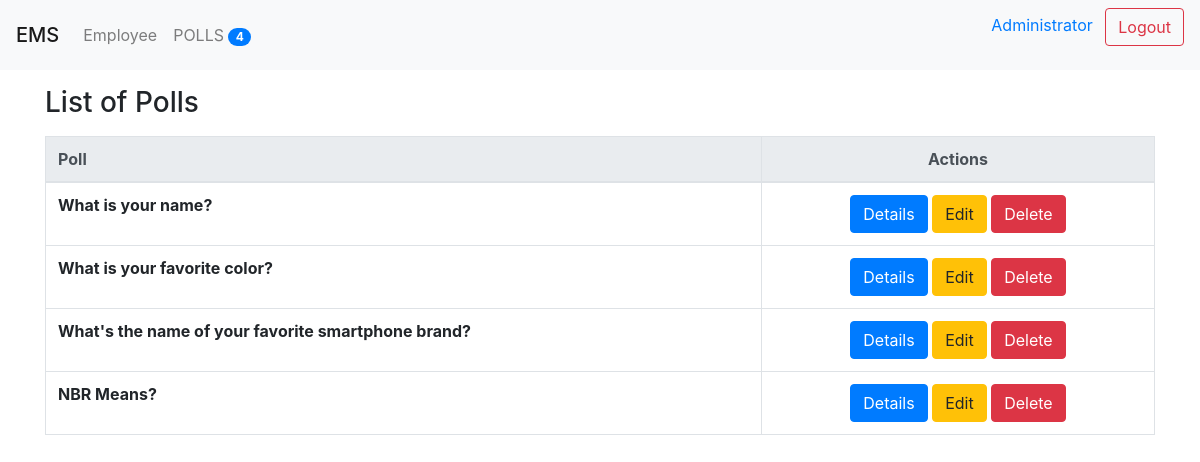
The app's page /polls/list/ (signed in) with its own data.
### poll/models.py (models this page shows, shortened)
class Question(models.Model):
    title       = models.TextField(null=True, blank=True)
    status      = models.CharField(default = 'inactive', max_length = 10)
    created_by  = models.ForeignKey(User, null=True, blank=True, on_delete=models.CASCADE)
    start_date  = models.DateTimeField(null=True, blank=True)
    end_date    = models.DateTimeField(null=True, blank=True)
    created_at  = models.DateTimeField(auto_now_add=True)
    updated_at  = models.DateTimeField(auto_now=True)

### poll/views.py (the view)
# urls.py: path('list/', index, name='polls_list'),
@login_required(login_url="/login/")
def index(request):
    context = {}
    questions = Question.objects.all()
    context['title'] = 'Polls'
    context['questions'] = questions
    return render(request, 'polls/index.html', context)

### poll/context_processor.py (called while the page is built)
def polls_count(request):
    count = Question.objects.count()
    return {"polls_count": count}

### poll/templatetags/poll_extras.py (called while the page is built)
def upper(value):
    return value.upper()

### ems/templates/polls/index.html (shortened to what this page needs)
{% extends 'base.html' %}
{% block content %}
<p>
    <h3>List of {{title}}</h3>
</p>
<div class="table-responsive-sm">
    {% if questions %}
    <table class="table table-bordered">
        <thead class="thead-light">
            <tr>
                <th>Poll</th>
                <th class="text-center">Actions</th>
            </tr>
        </thead>
        <tbody>
            {% for question in questions %}
                    <tr>
                        <th scope="row">
                            {{question.title}}
                        <td class="text-center">
                            <a class="btn btn-primary" href="{% url 'poll_details' question.id %}">Details</a>
                            <a class="btn btn-warning" href="{%  url 'poll_edit' question.id %}">Edit</a>
                            <a class="btn btn-danger" href="{%  url 'poll_delete' question.id %}">Delete</a>
                        </td>
                    </tr>
                {% endfor %}
                </tbody>
                </table>
        {% else %}
            <p>There is no question available.</p>
        {% endif %}
    </div>
{% endblock content %}

### ems/templates/header.html (shortened to what this page needs)
{% load poll_extras %}
<div class="navbar navbar-expand-lg navbar-light bg-light">
    <span class="navbar-brand mb-0 h1">EMS</span>
    <div class="collapse navbar-collapse" id="navbarNav">
        <ul class="navbar-nav">
            <li class="nav-item">
                <a href="{% url 'employee_list' %}" class="nav-link">
                    {{"employee" | capfirst}}
                </a>
            </li>
            <li class="nav-item">
                <a href="{% url 'polls_list' %}" class="nav-link">
                    {{"Polls" | upper}}
                    <span class="badge badge-primary badge-pill ">{{polls_count}}</span>
                </a>
            </li>
        </ul>
    </div>
    <div class="text-right">
        <form method="POST" action="/logout/">
            <a href="{% url 'my_profile' %}">
            <span class="mr-sm-2">{{request.user.first_name}}</span>
            </a>
            <input type="submit" class="btn btn-outline-danger my-2 my-sm-0" value="Logout">
        </form>
    </div>
</div>

### records on screen
Question: title "What is your name?"
Question: title "What is your favorite color?"
Question: title "What's the name of your favorite smartphone brand?"
Question: title "NBR Means?"

### other values on screen
{{ "employee" | capfirst }} "Employee"
{{ "Polls" | upper }} "POLLS"
{{ polls_count }} "4"
{{ request.user.first_name }} "Administrator"
{{ title }} "Polls"
